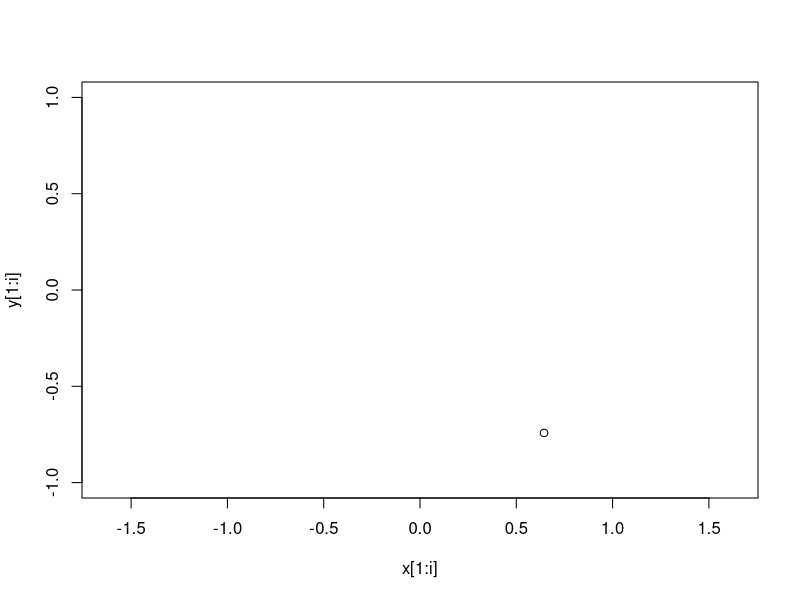
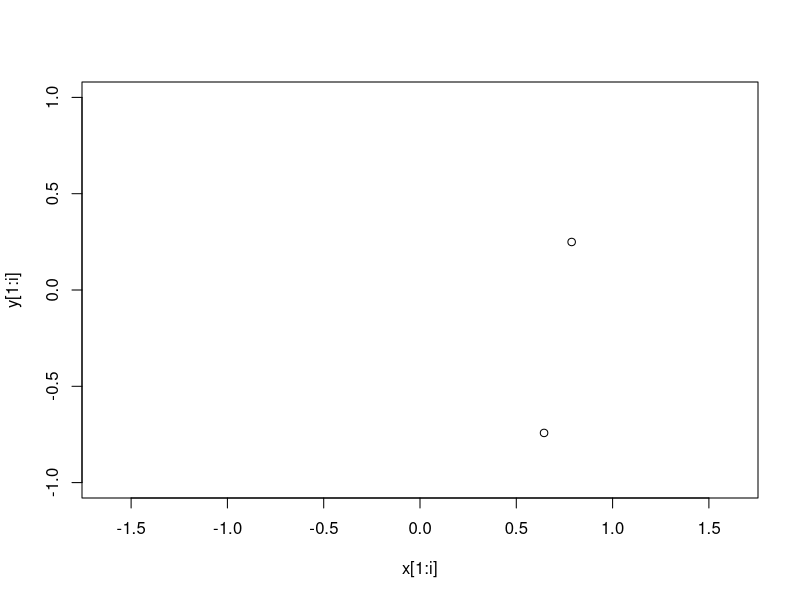
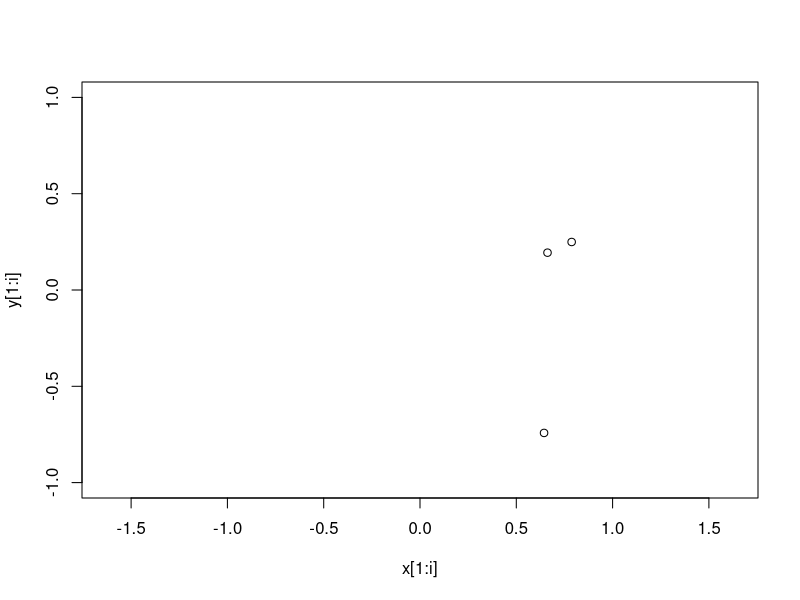
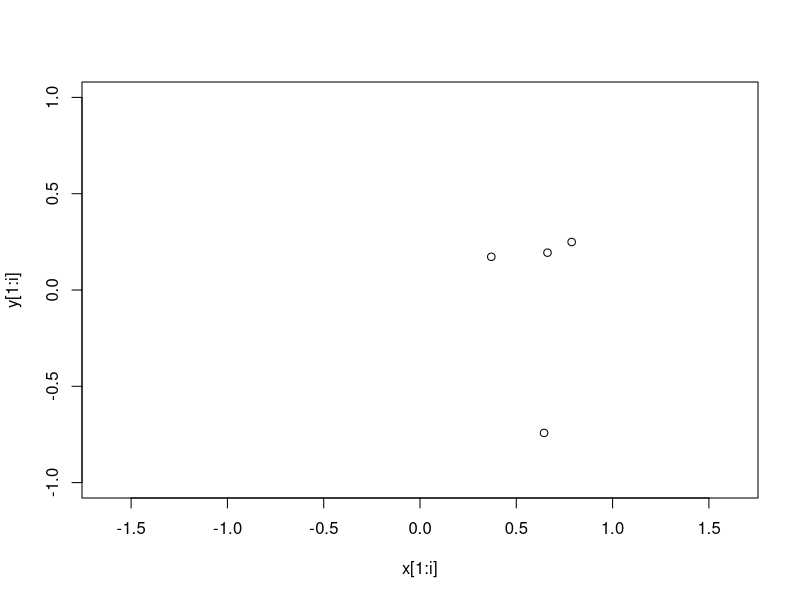
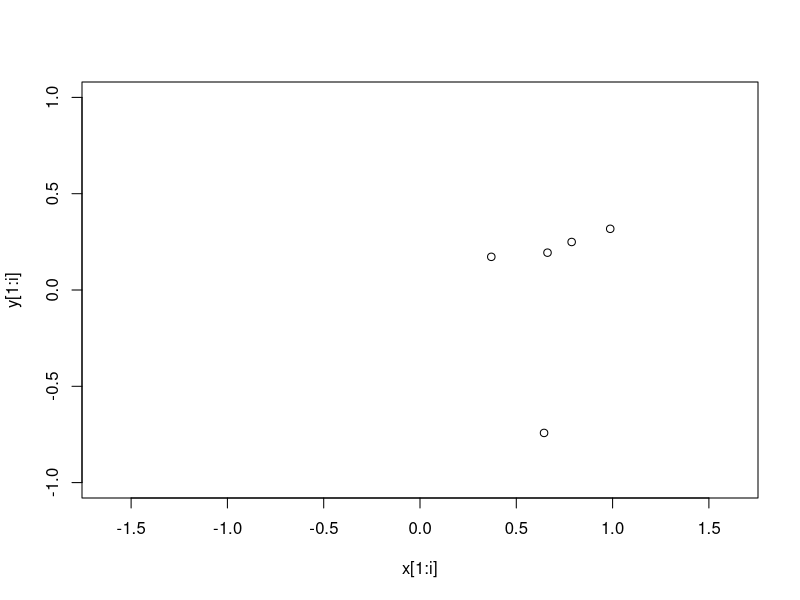
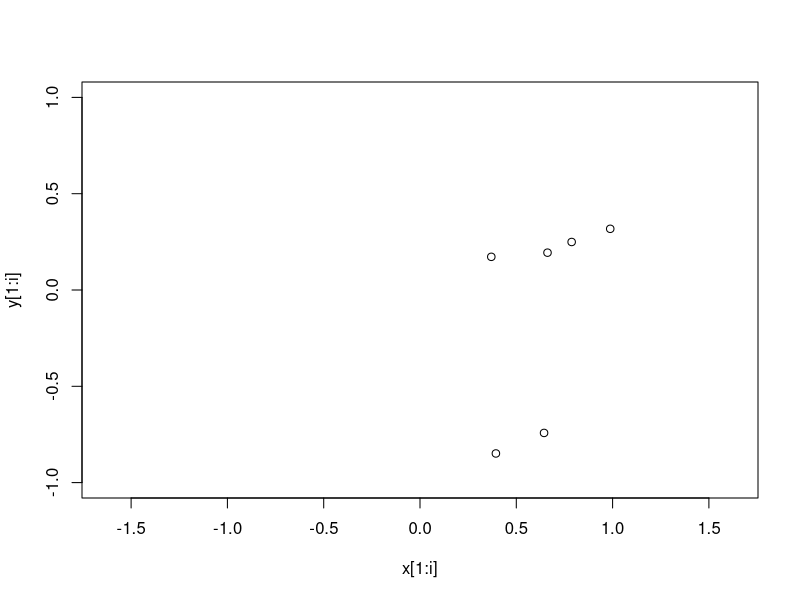
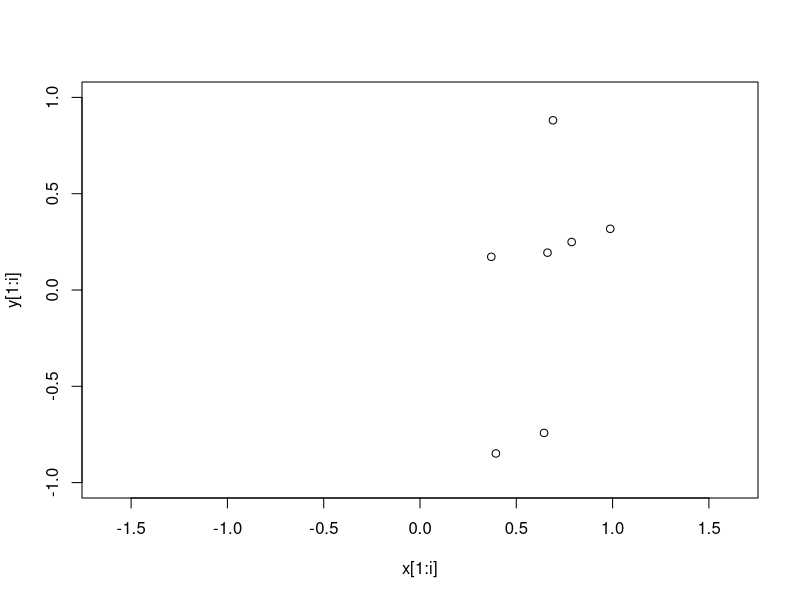
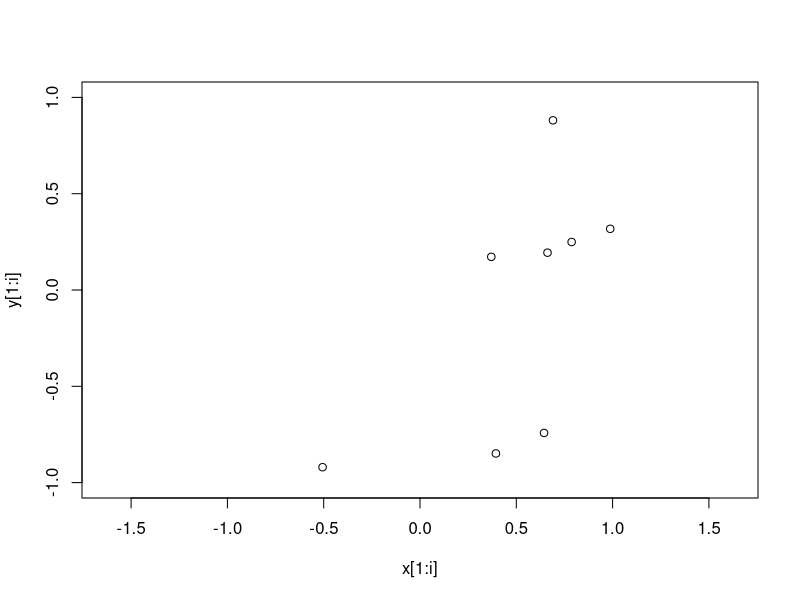

Generate these figures, in order, with R:
library("plotrix") 

num_darts <- 100
num_darts_in_circle <- 0

x <- runif(n = num_darts, min = -1, max = 1)
y <- runif(n = num_darts, min = -1, max = 1)

sum_squares <- x^2 + y^2
indexes_darts_in_circle <- which(sum_squares <= 1)
num_darts_in_circle <- length(indexes_darts_in_circle)

print(4 * num_darts_in_circle / num_darts)


for (i in 1:num_darts) {
  plot(x[1:i], y[1:i], xlim = c(-1, 1), ylim = c(-1, 1), asp = 1)
}

rect(-1, -1, 1, 1)
draw.circle(0, 0, 1, nv = 1000, border = "red", col = "lightblue", lty = 1, density = 10, lwd = 1)

